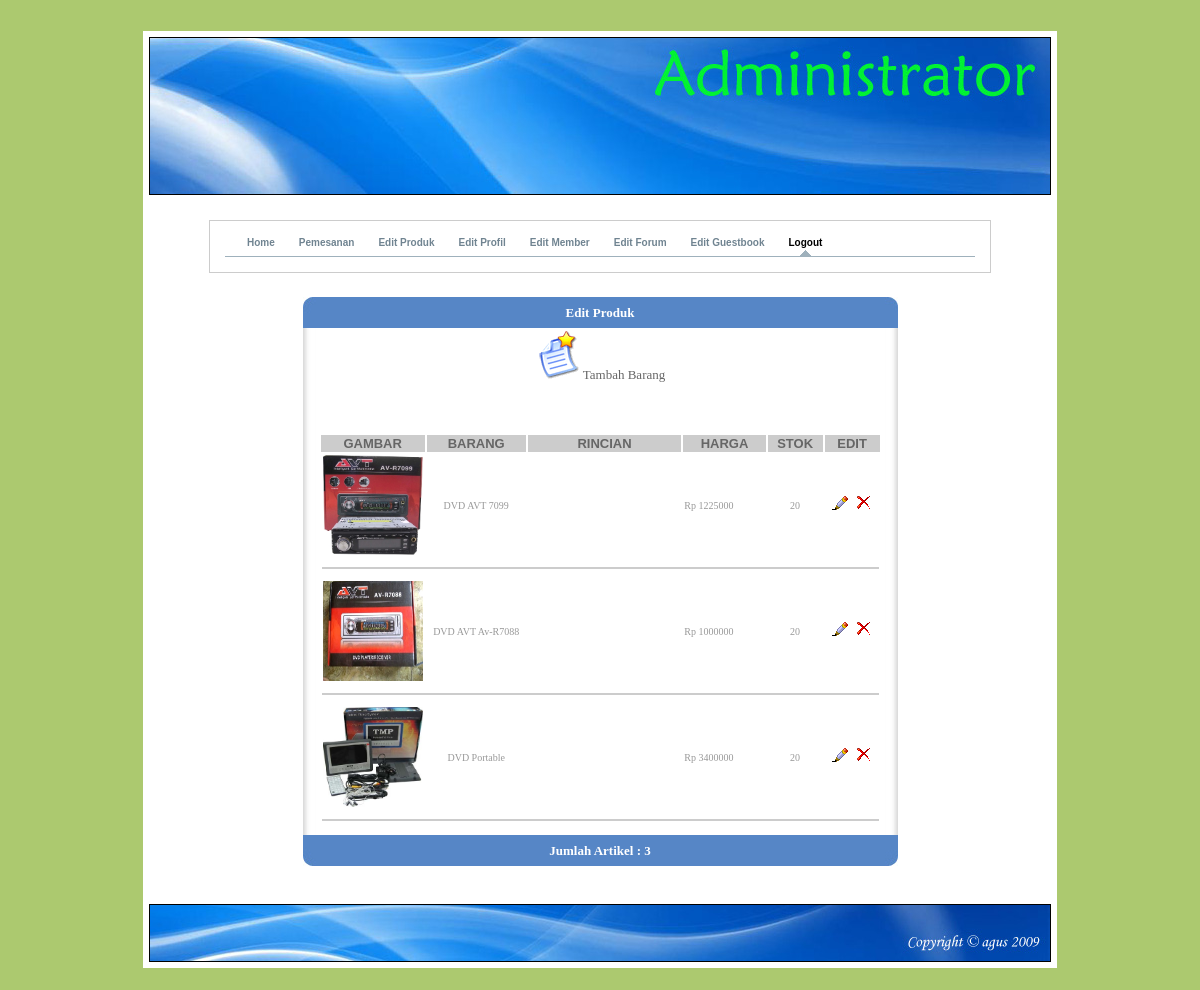
The page /admin/home.php?page=6 (signed in) on the database its author committed.
### tables this page shows
CREATE TABLE IF NOT EXISTS `produk` (
  `idbrg` int(3) NOT NULL auto_increment,
  `tgl` varchar(30) NOT NULL,
  `namabrg` varchar(50) NOT NULL,
  `spek` text NOT NULL,
  `hargabrg` int(7) NOT NULL,
  `stok` int(2) NOT NULL,
  `gambar` varchar(255) NOT NULL,
  PRIMARY KEY  (`idbrg`)
);

### admin/edit-produk.php (the view, shortened to what this page needs)
<? session_start();
	include "./include/conn.php";
if (session_is_registered('id'))
{
?>
	<html>
	<head>
	<table width="49%" border="0" cellpadding="0" cellspacing="0" bordercolor="#99CC99" align="center">
	<tr>
		<td width="2%" align="right"><img src="./img/kiri.jpg"></td>
		<td width="96%" bgcolor="#5686c6" ><div align="center"><strong><font face="verdana" size="2" color="#FFFFFF">Edit Produk </font></strong></div></td>
		<td width="2%"><img src="./img/kanan.jpg"></td>
	</tr>
	<tr>
		<td background="./img/b-kiri.jpg"></td>
		<td>
			<table width="559" align="center">
				 <tr><td width="518">
				   <div align="center">
				     <p><a href="home.php?page=13" style="text-decoration:none" title="Masukan Produk Baru"><img src="./img/new-artikel.png" / border="0"><font face="verdana" size="2" color="#666666">Tambah Barang</font></a></p><br>
				   </div>
			    <?
				$query=mysql_db_query($db,"select * from produk order by tgl asc",$koneksi);
					?>
						 <?
				$page=(int)$_GET['id'];
				$offset=$page*$entries;
				$result=mysql_db_query($db,"select * from produk order by tgl asc limit $offset,$entries",$koneksi);
				$jumlah=mysql_num_rows($query);
				if ($jumlah){
					?>
					   <table align="center" width="563" border="0">
				<tr>
				  <td width="19%" bgcolor="#CCCCCC"><div align="center"><b><font color="#666666" size="2" face="Arial, Helvetica, sans-serif">GAMBAR</font></b></div>
				  <td width="18%" bgcolor="#CCCCCC"><div align="center"><b><font color="#666666" size="2" face="Arial, Helvetica, sans-serif">BARANG</font></b>
				  </div>
				  </td>
				  <td width="28%" bgcolor="#CCCCCC"><div align="center"><b><font color="#666666" size="2" face="Arial, Helvetica, sans-serif">RINCIAN</font></b></div>
				  </td>
				  <td width="15%" bgcolor="#CCCCCC"><div align="center"><b><font color="#666666" size="2" face="Arial, Helvetica, sans-serif">HARGA</font></b></div>
				  </td>
				  <td width="10%" bgcolor="#CCCCCC"><div align="center"><b><font color="#666666" size="2" face="Arial, Helvetica, sans-serif">STOK</font></b></div>
				  <td width="10%" bgcolor="#CCCCCC"><div align="center"><b><font color="#666666" size="2" face="Arial, Helvetica, sans-serif">EDIT</font></b></div>
				  </td>
				</tr>
					<?
					while ($row=mysql_fetch_array($result))
					{
					?>
					<tr>
						<td align="center">
							<?
							$gambar=$row['gambar'];
							$pic=substr($gambar,15,40);
							?>
							<img src="./gambar/<? echo $pic; ?>" width="100" height="100" border="0">
						</td>
						<td align="center">
							<font face="verdana" size="1" color="#999999"><? echo $row['namabrg'];?></font>
						</td>
						<td align="left">
						</td>
						<td align="left">
							<font face="verdana" size="1" color="#999999"><? echo " Rp ".$row['hargabrg'];?></font>
						</td>
						<td align="center">
							<font face="verdana" size="1" color="#999999"><? echo $row['stok'];?></font>
						</td>
						<td align="center">
							<a href=home.php?page=14&id=<? echo $row[0]; ?> style='text-decoration:none' title="Update terakhir : <? echo $row['tgl'];?>">
							<img src="./img/update.png" border="0"></a>&nbsp;
							<a href=warning.php?id=<? echo $row[0]; ?>&gambar=<? echo $pic; ?>&type=produk&hal=home.php?page=6 style='text-decoration:none' title="hapus">
							<img src="./img/hapus.png" border="0"></a>
						</td>
					</tr>
					<tr>
						<td colspan="6"><hr color="#CCCCCC"></td>
					</tr>
					<?
					}
					?>
				   </table>
					<?
				}else{
					echo "<font color='#FF0000' face='verdana' size='2'><b>Belum ada data!!</b></font>";
				}
				?>
				</td></tr>
		  </table>
		</td>
		<td background="./img/b-kanan.jpg"></td>
	</tr>
	<tr>
		<td align="right"><img src="./img/kib.jpg"></td>
		<td bgcolor="#5686c6" ><div align="center"><strong><font face="verdana" size="2" color="#FFFFFF">Jumlah Artikel : <b><? echo $jumlah; ?></font></strong></div></td>
		<td><img src="./img/kab.jpg"></td>
	</tr>
	</table>
    <p>&nbsp;</p>
    <?
}else{
	echo "<script> document.location.href='akses.php?go=session'; </script>";
}
?>

### admin/home.php (shortened to what this page needs)
<? session_start();
if (session_is_registered('id'))
{
	?>
	<html>
	<head>
	</head>
	<body background="./img/background.jpg">
	<p>&nbsp;</p>
		<table border="0" align="center" bgcolor="#FFFFFF">
		<tr>
			<td width="210">
			<table width="189" height="247" border="0" align="center">
			<tr>
				<td width="103" align="center" valign="top"><? include "./include/banner.php"; ?></td>
			</tr>
			<tr>
				<td height="63" align="center"><? include "menu.php"; ?></td>
			</tr>
			<tr>
				<td height="50" align="center">
				 <? include "isi.php"; ?>
				</td>
			</tr>
			<tr>
				<td><? include "./include/footer.php"; ?></td>
			</tr>
			</table>
		  </td>
		</tr>
		</table>
	    <p>&nbsp;</p>
	</body>
	</html>
<?
}
?>

### admin/include/banner.php (shortened to what this page needs)
<? session_start();
if (session_is_registered('id'))
{
?>
	<html>
	<head>
	</head>
	<body>
	<img src="./img/banner.jpg" border="1">
	</body>
	</html>
<?
}else{
	echo "<script> document.location.href='konfirmasi.php?id=session'; </script>";
}
?>

### admin/menu.php (shortened to what this page needs)
<html>
<head>
</head>
<body>
		<h4>&nbsp;</h4>
		<div class="container">
				<ul id="navPyra">
<li><a href="home.php?page=1">Home</a></li>
<li><a href="home.php?page=7">Pemesanan</a></li>
<li><a href="home.php?page=6">Edit Produk</a></li>
<li><a href="home.php?page=2">Edit Profil</a></li>
<li><a href="home.php?page=3">Edit Member</a></li>
<li><a href="home.php?page=5">Edit Forum</a></li>
<li><a href="home.php?page=4">Edit Guestbook</a></li>
<li><a class="active" href="#" title="Keluar" onClick="logout()">Logout</a></li>
          </ul>
                </div>
        </body>
</html>

### admin/isi.php (shortened to what this page needs)
<?
$page=$_GET['page'];
switch($page)
{
	case "6";
	include "edit-produk.php";
	break;
}
?>

### admin/include/conn.php (shortened to what this page needs)
<html>
<head>
</head>
<body>
<?
$db="tokonlinedb";
$entries=3;
?>
</body>
</html>

### admin/include/footer.php (shortened to what this page needs)
<? session_start();
if (session_is_registered('id'))
{
?>
	<html>
	<head>
	</head>
	<body>
	<img src="./img/footer.jpg" border="1">
	</body>
	</html>
<?
}else{
	echo "<script> document.location.href='konfirmasi.php?id=session'; </script>";
}
?>

### admin/menu.php (style rules this page uses)
#navPyra { margin: 0; padding: 0 0 20px 10px; border-bottom: 1px solid #9FB1BC; }
#navPyra li { margin: 0; padding: 0; display: inline; list-style-type: none; }
#navPyra a:link, #navPyra a:visited { float: left; font-size: 10px; line-height: 14px; font-weight: bold; padding: 0 12px 6px 12px; text-decoration: none; color: #708491; }
#navPyra a:link.active, #navPyra a:visited.active, #navPyra a:hover { color: #000; background: url(pyramid.gif) no-repeat bottom center; }
h4 { font-size: 100%; color: #999; margin: 0; }

### rows shown on the page
produk: gambar (picture), namabrg "DVD AVT 7099", hargabrg "1225000", stok "20"
produk: gambar (picture), namabrg "DVD AVT Av-R7088", hargabrg "1000000", stok "20"
produk: gambar (picture), namabrg "DVD Portable", hargabrg "3400000", stok "20"

### other values the page prints
$jumlah "3"
